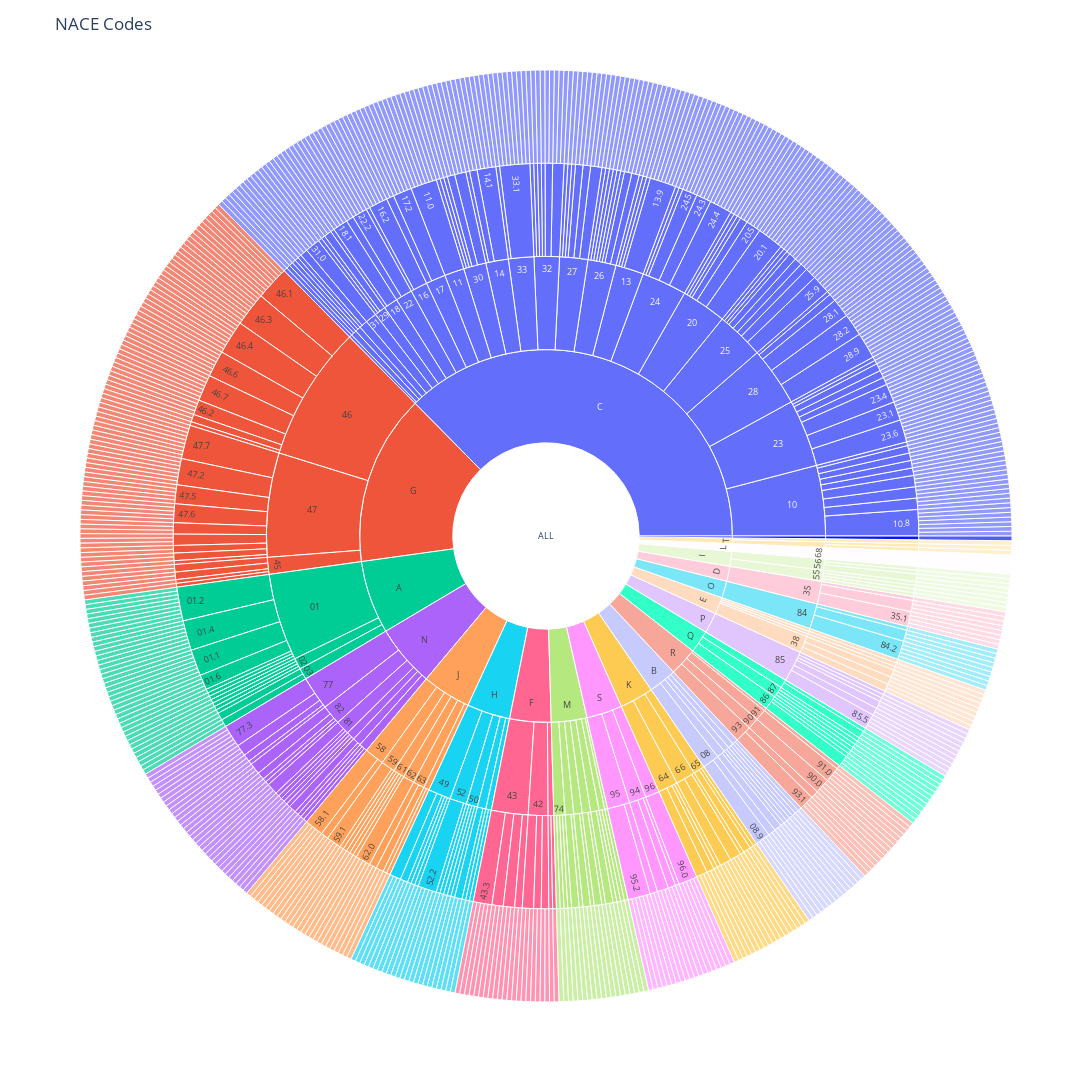

The notebook cell this image was saved under:
### Code cell
fig =px.sunburst(
    df.loc[df['Indent Level']<5],
    names='Code',
    parents='Parent',
    width=1500, 
    height=1500,
    hover_name='Description'
)
fig.update_layout(title_text="NACE Codes", uniformtext=dict(minsize=8, mode='hide'))
fig.show()

### Figure 1 — Plotly figure (JSON) as saved in the notebook; plotly's stock layout.template omitted (floating-point values rounded to 4 significant figures; data arrays with more than 128 entries replaced by an {"elided": "..."} marker saying what was removed)
{"data": [{"domain": {"x": [0, 1], "y": [0, 1]}, "hovertemplate": "<b>%{hovertext}</b><br><br>Code=%{label}<br>Parent=%{parent}<extra></extra>", "hovertext": {"elided": "996 str values"}, "labels": {"elided": "996 str values"}, "name": "", "parents": {"elided": "996 str values"}, "type": "sunburst"}], "layout": {"height": 1500, "legend": {"tracegroupgap": 0}, "margin": {"t": 60}, "title": {"text": "NACE Codes"}, "uniformtext": {"minsize": 8, "mode": "hide"}, "width": 1500}}
